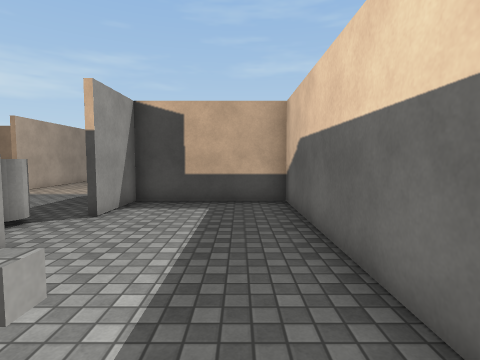
view 1 (above)

22 first-person views from a walk through a scene from a Unity 3-D project. The camera is 1.4 m above the floor, tilts 4° down and sees 80° across. The floor is counted in squares, 1 m on a side. Each view is taken from the middle of a square. On the plan, view 1 faces up. The plan holds only what a view shows up to about 14 squares ahead; the rest is blank. The player character is not drawn. Surface patterns are stand-ins for the level's own textures.

view 2
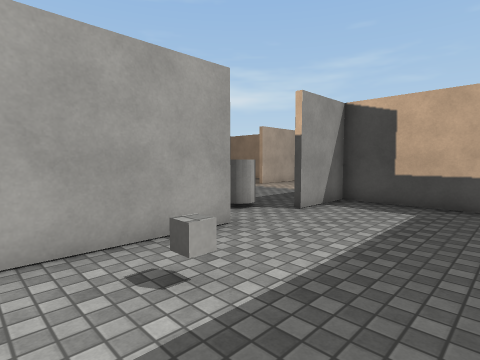

view 3
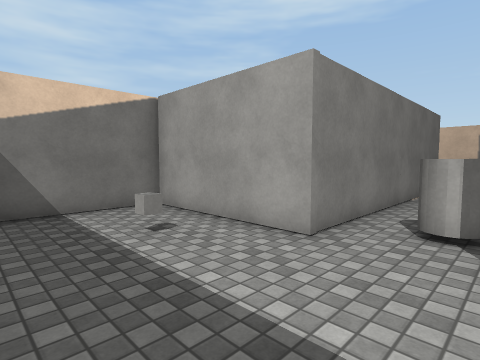

view 4
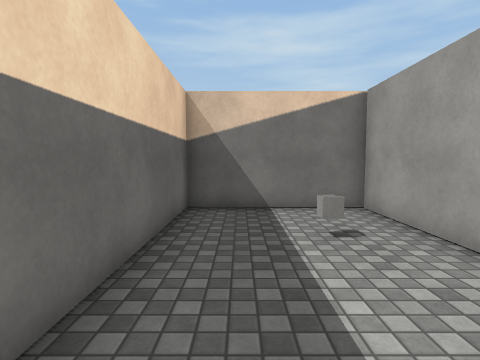

view 5
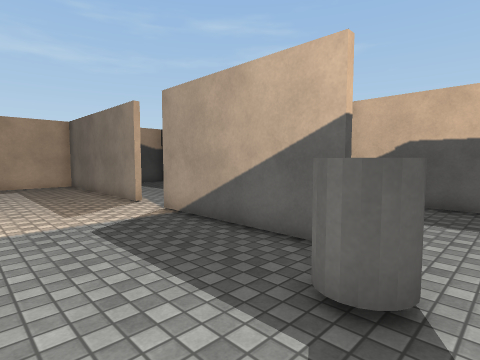

view 6
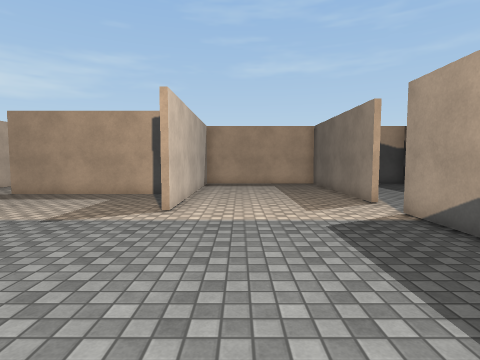

view 7
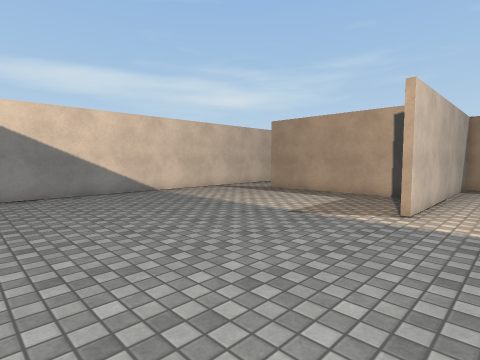

view 8
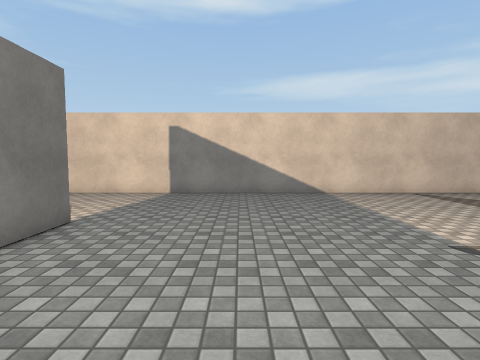

view 9
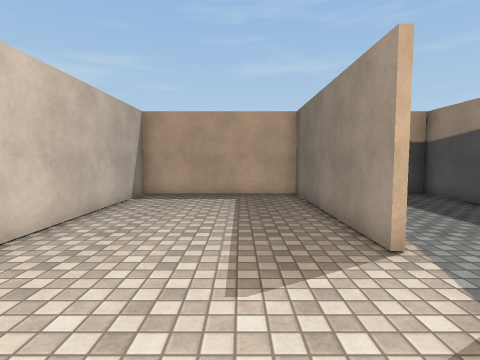

view 10
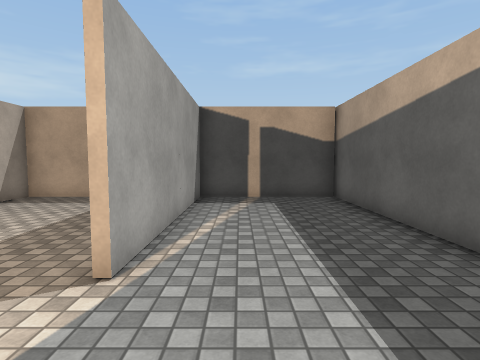

view 11
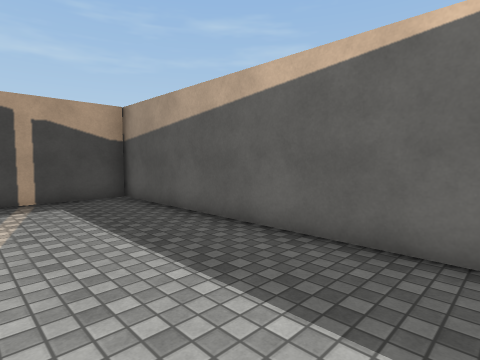

view 12
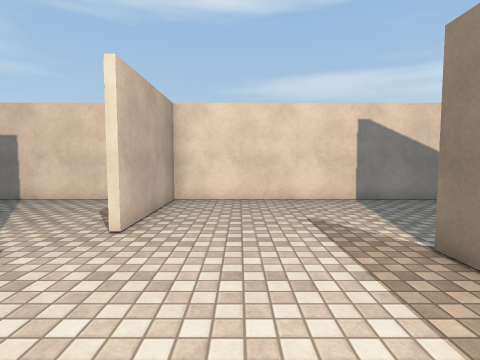

view 13
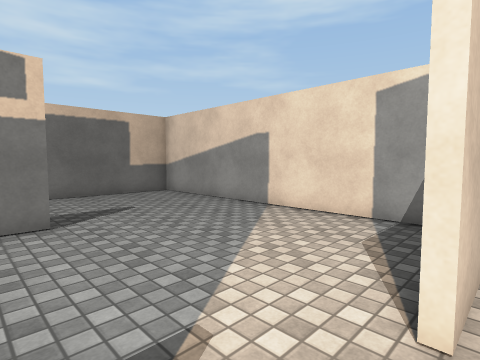

view 14
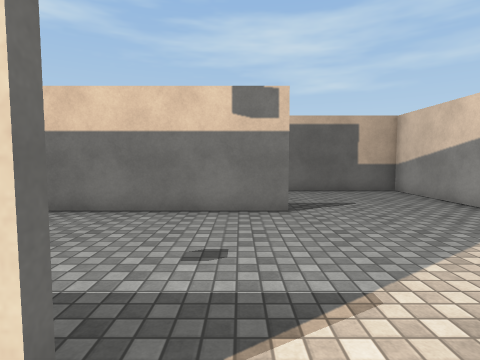

view 15
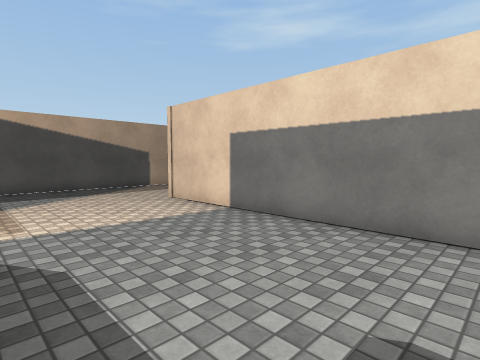

view 16
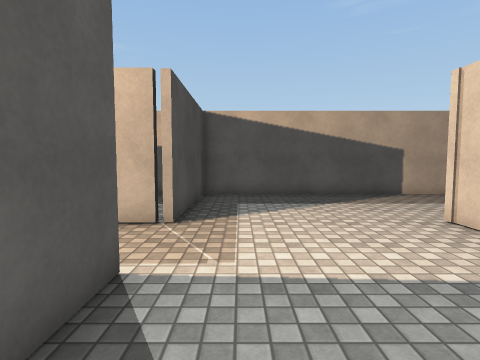

view 17
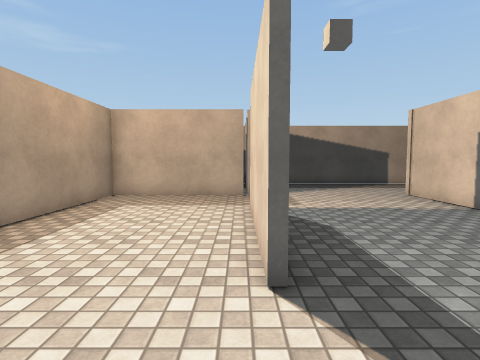

view 18
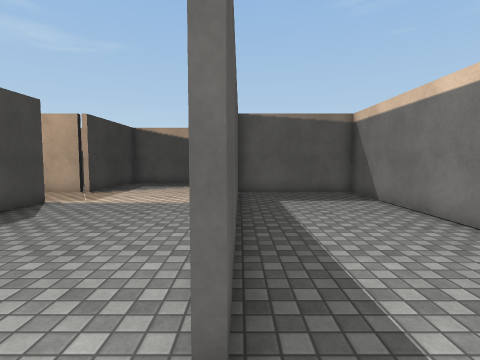

view 19
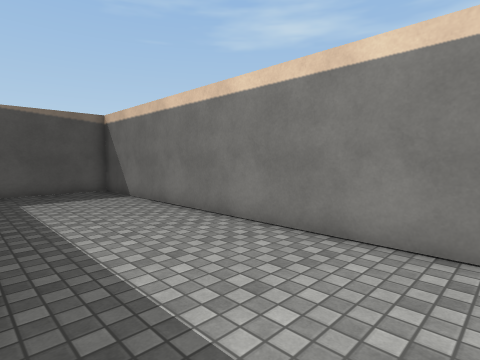

view 20
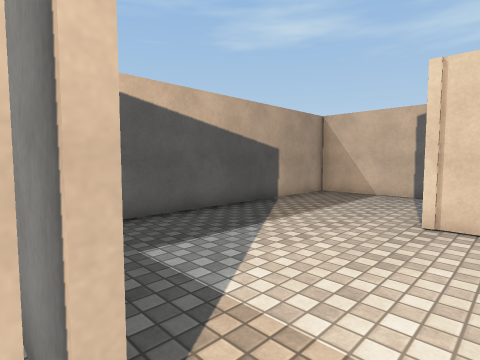

view 21
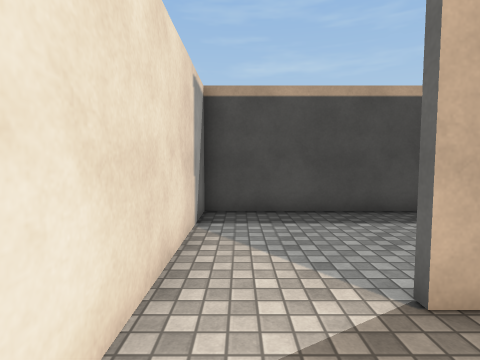

view 22
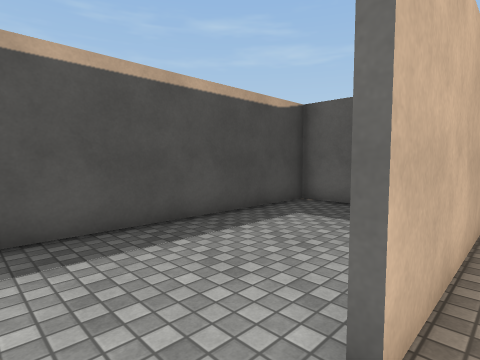

### Floor plan
Points are (right, up) in squares from view 1. A wall is a line through its corners. A room is listed if a view was taken in it or the views show most of it. See-through windows are left out.
Room 1 (views 1, 2, 3, 4)
walls: (-3.6, 4.2) (-3.6, -1.3) (1.6, -1.3) (1.6, 9.6) (-3.6, 9.6) (-3.6, 6.9)
ways out: opening at (-4, 5.5) to room 2
objects: other object (-2, 2)
Room 2 (views 5, 6, 7, 8, 9, 12, 13, 14, 15, 16, 17, 18, 19, 20, 21, 22)
walls: (-12, -1.3) (-6.5, -1.3); (-13.5, 4) (-14.4, 4); (-14.4, 4.2) (-3.6, 4.2); (-6.5, -1.5) (-8.4, -1.5); (-3.8, 6.9) (-3.8, 12.5); (-10, -7.9) (-14.4, -7.9); (-14.4, -7.7) (-3.5, -7.7); (-20, -2.4) (-20, -12.8) (-3.8, -12.8) (-3.8, -7.9); (-3.8, 14.1) (-3.8, 21.7) (-9.9, 21.7) (-9.9, 12.8); (-11.1, 16.5) (-17.4, 16.5); (-2.5, -12.8) (1.6, -12.8) (1.6, -1.5) (-3.8, -1.5) (-3.8, 4) (-9.1, 4); (-20, 16.4) (-20, -1.3) (-15.4, -1.3)
ways out: opening at (-4, 5.5) to room 1; opening at (-4, 13.5) to room 3; opening at (-18.5, 17) to room 4
objects: other object (-6, 6) to (-5, 6)
Room 3 (views 10, 11)
walls: (1.6, 11.2) (1.6, 21.7) (-3.6, 21.7) (-3.6, 14.1)
ways out: opening at (-4, 13.5) to room 2
Room 4 (no view inside)
walls: (-10.1, 19.9) (-10.1, 21.7) (-20, 21.7) (-20, 16.4)
ways out: opening at (-18.5, 17) to room 2

Positions as (right, up) in squares from view 1, and headings:
1: (0, 0), facing up
2: (1, 0), facing up-left
3: (1, 7), facing down-left
4: (0, 7), facing down
5: (-8, 5), facing up-right
6: (-8, 5), facing up
7: (-8, 5), facing up-left
8: (-8, 8), facing left
9: (-6, 10), facing up
10: (-2, 11), facing up
11: (-3, 11), facing up-right
12: (-10, 1), facing left
13: (-13, -1), facing down-left
14: (-13, 0), facing down
15: (-13, -2), facing down-right
16: (-10, -3), facing right
17: (-15, -1), facing right
18: (-16, -8), facing right
19: (-17, -8), facing down-right
20: (-5, -1), facing down-right
21: (-19, 14), facing up
22: (-19, 16), facing up-right
